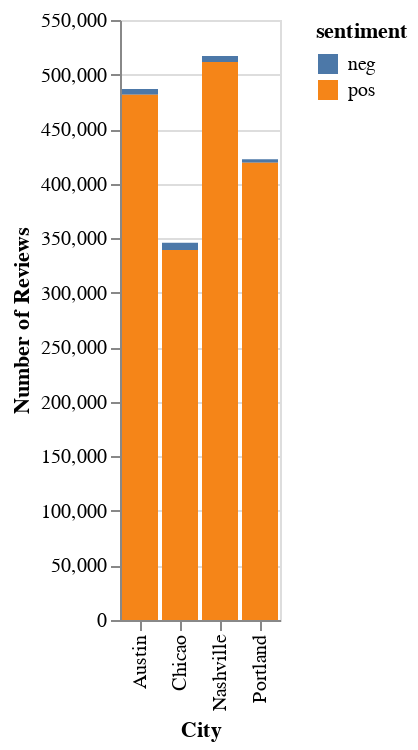

The notebook cell this image was saved under:
### Code cell
sent_cities = alt.Chart(sentiment_by_city).mark_bar().encode(
    x=alt.X('city_y:N',axis=alt.Axis(title='City')),
    y=alt.Y('comments:Q',axis=alt.Axis(title='Number of Reviews')),
    color='sentiment:N')
   
sent_cities

### Figure 1 — Vega-Lite specification as saved in the notebook (floating-point values rounded to 4 significant figures)
{"config": {"view": {"continuousWidth": 400, "continuousHeight": 300}}, "data": {"name": "data-8a8ee88cfc52fe2226d48e692a087598"}, "mark": "bar", "encoding": {"color": {"field": "sentiment", "type": "nominal"}, "x": {"axis": {"title": "City"}, "field": "city_y", "type": "nominal"}, "y": {"axis": {"title": "Number of Reviews"}, "field": "comments", "type": "quantitative"}}, "$schema": "https://vega.github.io/schema/vega-lite/v4.17.0.json", "datasets": {"data-8a8ee88cfc52fe2226d48e692a087598": [{"sentiment": "neg", "city_y": "Austin", "state_y": "Texas", "comments": 5364}, {"sentiment": "neg", "city_y": "Chicao", "state_y": "Illinois", "comments": 6604}, {"sentiment": "neg", "city_y": "Nashville", "state_y": "Tennessee", "comments": 5470}, {"sentiment": "neg", "city_y": "Portland", "state_y": "Oregon", "comments": 3204}, {"sentiment": "pos", "city_y": "Austin", "state_y": "Texas", "comments": 481452}, {"sentiment": "pos", "city_y": "Chicao", "state_y": "Illinois", "comments": 339243}, {"sentiment": "pos", "city_y": "Nashville", "state_y": "Tennessee", "comments": 511555}, {"sentiment": "pos", "city_y": "Portland", "state_y": "Oregon", "comments": 419203}]}}
